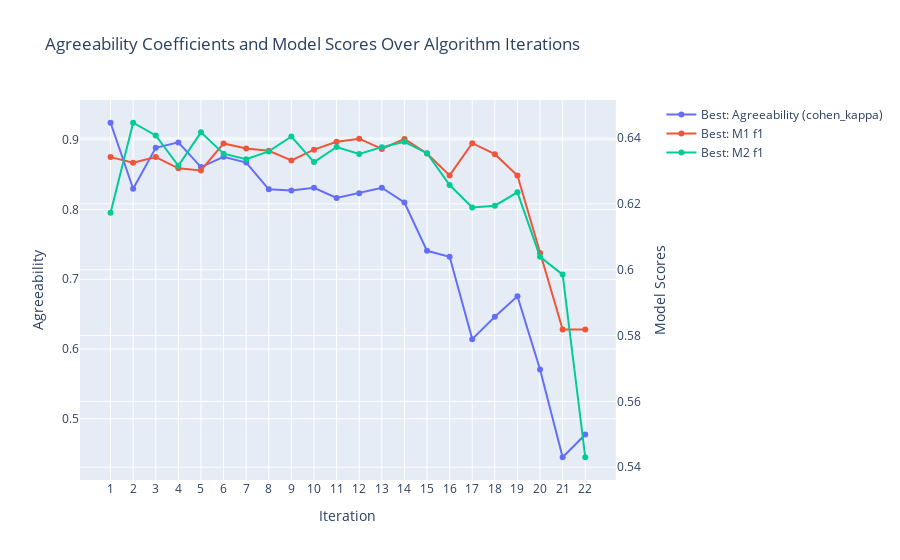

The cell this chart's notebook holds for it:
### Code cell
seeker_2.plot_from_results()

### Figure 1 — Plotly figure (JSON) as saved in the notebook; plotly's stock layout.template omitted (floating-point values rounded to 4 significant figures)
{"data": [{"hoverinfo": "text", "hovertext": ["<br> Best: Agreeability (cohen_kappa): <br> 0.9245 <br> All: Mean Agreeability (cohen_kappa): <br> 0.9245 <br> All: Agreeability St. Dev.: <br> 0.0000", "<br> Best: Agreeability (cohen_kappa): <br> 0.8298 <br> All: Mean Agreeability (cohen_kappa): <br> 0.8640 <br> All: Agreeability St. Dev.: <br> 0.0356", "<br> Best: Agreeability (cohen_kappa): <br> 0.8886 <br> All: Mean Agreeability (cohen_kappa): <br> 0.8752 <br> All: Agreeability St. Dev.: <br> 0.0462", "<br> Best: Agreeability (cohen_kappa): <br> 0.8963 <br> All: Mean Agreeability (cohen_kappa): <br> 0.8443 <br> All: Agreeability St. Dev.: <br> 0.0429", "<br> Best: Agreeability (cohen_kappa): <br> 0.8609 <br> All: Mean Agreeability (cohen_kappa): <br> 0.8402 <br> All: Agreeability St. Dev.: <br> 0.0372", "<br> Best: Agreeability (cohen_kappa): <br> 0.8757 <br> All: Mean Agreeability (cohen_kappa): <br> 0.8333 <br> All: Agreeability St. Dev.: <br> 0.0394", "<br> Best: Agreeability (cohen_kappa): <br> 0.8675 <br> All: Mean Agreeability (cohen_kappa): <br> 0.8331 <br> All: Agreeability St. Dev.: <br> 0.0372", "<br> Best: Agreeability (cohen_kappa): <br> 0.8290 <br> All: Mean Agreeability (cohen_kappa): <br> 0.8200 <br> All: Agreeability St. Dev.: <br> 0.0409", "<br> Best: Agreeability (cohen_kappa): <br> 0.8275 <br> All: Mean Agreeability (cohen_kappa): <br> 0.8075 <br> All: Agreeability St. Dev.: <br> 0.0417", "<br> Best: Agreeability (cohen_kappa): <br> 0.8313 <br> All: Mean Agreeability (cohen_kappa): <br> 0.8193 <br> All: Agreeability St. Dev.: <br> 0.0417", "<br> Best: Agreeability (cohen_kappa): <br> 0.8166 <br> All: Mean Agreeability (cohen_kappa): <br> 0.8087 <br> All: Agreeability St. Dev.: <br> 0.0350", "<br> Best: Agreeability (cohen_kappa): <br> 0.8235 <br> All: Mean Agreeability (cohen_kappa): <br> 0.7955 <br> All: Agreeability St. Dev.: <br> 0.0487", "<br> Best: Agreeability (cohen_kappa): <br> 0.8313 <br> All: Mean Agreeability (cohen_kappa): <br> 0.7970 <br> All: Agreeability St. Dev.: <br> 0.0538", "<br> Best: Agreeability (cohen_kappa): <br> 0.8101 <br> All: Mean Agreeability (cohen_kappa): <br> 0.7886 <br> All: Agreeability St. Dev.: <br> 0.0443", "<br> Best: Agreeability (cohen_kappa): <br> 0.7408 <br> All: Mean Agreeability (cohen_kappa): <br> 0.7771 <br> All: Agreeability St. Dev.: <br> 0.0491", "<br> Best: Agreeability (cohen_kappa): <br> 0.7323 <br> All: Mean Agreeability (cohen_kappa): <br> 0.7235 <br> All: Agreeability St. Dev.: <br> 0.0484", "<br> Best: Agreeability (cohen_kappa): <br> 0.6142 <br> All: Mean Agreeability (cohen_kappa): <br> 0.6981 <br> All: Agreeability St. Dev.: <br> 0.0393", "<br> Best: Agreeability (cohen_kappa): <br> 0.6463 <br> All: Mean Agreeability (cohen_kappa): <br> 0.5941 <br> All: Agreeability St. Dev.: <br> 0.0410", "<br> Best: Agreeability (cohen_kappa): <br> 0.6756 <br> All: Mean Agreeability (cohen_kappa): <br> 0.5779 <br> All: Agreeability St. Dev.: <br> 0.0870", "<br> Best: Agreeability (cohen_kappa): <br> 0.5705 <br> All: Mean Agreeability (cohen_kappa): <br> 0.5729 <br> All: Agreeability St. Dev.: <br> 0.0250", "<br> Best: Agreeability (cohen_kappa): <br> 0.4447 <br> All: Mean Agreeability (cohen_kappa): <br> 0.3898 <br> All: Agreeability St. Dev.: <br> 0.1119", "<br> Best: Agreeability (cohen_kappa): <br> 0.4773 <br> All: Mean Agreeability (cohen_kappa): <br> 0.0893 <br> All: Agreeability St. Dev.: <br> 0.3880"], "mode": "lines+markers", "name": "Best: Agreeability (cohen_kappa)", "type": "scatter", "x": [1, 2, 3, 4, 5, 6, 7, 8, 9, 10, 11, 12, 13, 14, 15, 16, 17, 18, 19, 20, 21, 22], "xaxis": "x", "y": [0.9245, 0.8298, 0.8886, 0.8963, 0.8609, 0.8757, 0.8675, 0.829, 0.8275, 0.8313, 0.8166, 0.8235, 0.8313, 0.8101, 0.7408, 0.7323, 0.6142, 0.6463, 0.6756, 0.5705, 0.4447, 0.4773], "yaxis": "y"}, {"hoverinfo": "text", "hovertext": ["<br> Best: M1 f1: <br> 0.6342 <br> Best: M1 Included Features: <br> Latitude, Longitude, TenureMonths, MonthlyCharges, TotalCharges, CLTV, Gender, SeniorCitizen, Partner, Dependents, PhoneService, PaperlessBilling, MultipleLines_No_phone_service, MultipleLines_Yes, InternetService_Fiber_optic, InternetService_No, OnlineSecurity_No_internet_service, OnlineSecurity_Yes, OnlineBackup_No_internet_service, OnlineBackup_Yes, DeviceProtection_No_internet_service, DeviceProtection_Yes, TechSupport_No_internet_service, TechSupport_Yes, StreamingTV_No_internet_service, StreamingTV_Yes, StreamingMovies_No_internet_service, StreamingMovies_Yes, Contract_One_year, Contract_Two_year, PaymentMethod_Credit_card_(automatic), PaymentMethod_Electronic_check, PaymentMethod_Mailed_check <br> All: M1 Mean f1: <br> 0.6342 <br> All: M1 STD f1: <br> 0.0000", "<br> Best: M1 f1: <br> 0.6325 <br> Best: M1 Included Features: <br> Latitude, TenureMonths, MonthlyCharges, TotalCharges, CLTV, Gender, SeniorCitizen, Partner, Dependents, PhoneService, PaperlessBilling, MultipleLines_No_phone_service, MultipleLines_Yes, InternetService_Fiber_optic, InternetService_No, OnlineSecurity_No_internet_service, OnlineSecurity_Yes, OnlineBackup_No_internet_service, OnlineBackup_Yes, DeviceProtection_No_internet_service, DeviceProtection_Yes, TechSupport_No_internet_service, TechSupport_Yes, StreamingTV_No_internet_service, StreamingTV_Yes, StreamingMovies_No_internet_service, StreamingMovies_Yes, Contract_One_year, Contract_Two_year, PaymentMethod_Credit_card_(automatic), PaymentMethod_Electronic_check, PaymentMethod_Mailed_check <br> All: M1 Mean f1: <br> 0.6223 <br> All: M1 STD f1: <br> 0.0065", "<br> Best: M1 f1: <br> 0.6342 <br> Best: M1 Included Features: <br> Latitude, TenureMonths, MonthlyCharges, TotalCharges, CLTV, Gender, SeniorCitizen, Dependents, PhoneService, PaperlessBilling, MultipleLines_No_phone_service, MultipleLines_Yes, InternetService_Fiber_optic, InternetService_No, OnlineSecurity_No_internet_service, OnlineSecurity_Yes, OnlineBackup_No_internet_service, OnlineBackup_Yes, DeviceProtection_No_internet_service, DeviceProtection_Yes, TechSupport_No_internet_service, TechSupport_Yes, StreamingTV_No_internet_service, StreamingTV_Yes, StreamingMovies_No_internet_service, StreamingMovies_Yes, Contract_One_year, Contract_Two_year, PaymentMethod_Credit_card_(automatic), PaymentMethod_Electronic_check, PaymentMethod_Mailed_check <br> All: M1 Mean f1: <br> 0.6214 <br> All: M1 STD f1: <br> 0.0065", "<br> Best: M1 f1: <br> 0.6308 <br> Best: M1 Included Features: <br> TenureMonths, MonthlyCharges, TotalCharges, CLTV, Gender, SeniorCitizen, Dependents, PhoneService, PaperlessBilling, MultipleLines_No_phone_service, MultipleLines_Yes, InternetService_Fiber_optic, InternetService_No, OnlineSecurity_No_internet_service, OnlineSecurity_Yes, OnlineBackup_No_internet_service, OnlineBackup_Yes, DeviceProtection_No_internet_service, DeviceProtection_Yes, TechSupport_No_internet_service, TechSupport_Yes, StreamingTV_No_internet_service, StreamingTV_Yes, StreamingMovies_No_internet_service, StreamingMovies_Yes, Contract_One_year, Contract_Two_year, PaymentMethod_Credit_card_(automatic), PaymentMethod_Electronic_check, PaymentMethod_Mailed_check <br> All: M1 Mean f1: <br> 0.6202 <br> All: M1 STD f1: <br> 0.0077", "<br> Best: M1 f1: <br> 0.6302 <br> Best: M1 Included Features: <br> TenureMonths, TotalCharges, CLTV, Gender, SeniorCitizen, Dependents, PhoneService, PaperlessBilling, MultipleLines_No_phone_service, MultipleLines_Yes, InternetService_Fiber_optic, InternetService_No, OnlineSecurity_No_internet_service, OnlineSecurity_Yes, OnlineBackup_No_internet_service, OnlineBackup_Yes, DeviceProtection_No_internet_service, DeviceProtection_Yes, TechSupport_No_internet_service, TechSupport_Yes, StreamingTV_No_internet_service, StreamingTV_Yes, StreamingMovies_No_internet_service, StreamingMovies_Yes, Contract_One_year, Contract_Two_year, PaymentMethod_Credit_card_(automatic), PaymentMethod_Electronic_check, PaymentMethod_Mailed_check <br> All: M1 Mean f1: <br> 0.6205 <br> All: M1 STD f1: <br> 0.0070", "<br> Best: M1 f1: <br> 0.6383 <br> Best: M1 Included Features: <br> TenureMonths, TotalCharges, CLTV, Gender, SeniorCitizen, Dependents, PhoneService, PaperlessBilling, MultipleLines_No_phone_service, MultipleLines_Yes, InternetService_Fiber_optic, InternetService_No, OnlineSecurity_No_internet_service, OnlineSecurity_Yes, DeviceProtection_No_internet_service, DeviceProtection_Yes, TechSupport_No_internet_service, TechSupport_Yes, StreamingTV_No_internet_service, StreamingTV_Yes, StreamingMovies_No_internet_service, StreamingMovies_Yes, Contract_One_year, Contract_Two_year, PaymentMethod_Credit_card_(automatic), PaymentMethod_Electronic_check, PaymentMethod_Mailed_check <br> All: M1 Mean f1: <br> 0.6214 <br> All: M1 STD f1: <br> 0.0114", "<br> Best: M1 f1: <br> 0.6368 <br> Best: M1 Included Features: <br> TenureMonths, TotalCharges, CLTV, Gender, SeniorCitizen, Dependents, PhoneService, PaperlessBilling, MultipleLines_No_phone_service, MultipleLines_Yes, InternetService_Fiber_optic, InternetService_No, OnlineSecurity_No_internet_service, OnlineSecurity_Yes, DeviceProtection_No_internet_service, DeviceProtection_Yes, TechSupport_No_internet_service, TechSupport_Yes, StreamingMovies_No_internet_service, StreamingMovies_Yes, Contract_One_year, Contract_Two_year, PaymentMethod_Credit_card_(automatic), PaymentMethod_Electronic_check, PaymentMethod_Mailed_check <br> All: M1 Mean f1: <br> 0.6269 <br> All: M1 STD f1: <br> 0.0071", "<br> Best: M1 f1: <br> 0.6361 <br> Best: M1 Included Features: <br> TenureMonths, TotalCharges, CLTV, Gender, SeniorCitizen, Dependents, PhoneService, PaperlessBilling, InternetService_Fiber_optic, InternetService_No, OnlineSecurity_No_internet_service, OnlineSecurity_Yes, DeviceProtection_No_internet_service, DeviceProtection_Yes, TechSupport_No_internet_service, TechSupport_Yes, StreamingMovies_No_internet_service, StreamingMovies_Yes, Contract_One_year, Contract_Two_year, PaymentMethod_Credit_card_(automatic), PaymentMethod_Electronic_check, PaymentMethod_Mailed_check <br> All: M1 Mean f1: <br> 0.6280 <br> All: M1 STD f1: <br> 0.0070", "<br> Best: M1 f1: <br> 0.6332 <br> Best: M1 Included Features: <br> TenureMonths, TotalCharges, CLTV, SeniorCitizen, Dependents, PhoneService, PaperlessBilling, InternetService_Fiber_optic, InternetService_No, OnlineSecurity_No_internet_service, OnlineSecurity_Yes, DeviceProtection_No_internet_service, DeviceProtection_Yes, TechSupport_No_internet_service, TechSupport_Yes, StreamingMovies_No_internet_service, StreamingMovies_Yes, Contract_One_year, Contract_Two_year, PaymentMethod_Credit_card_(automatic), PaymentMethod_Electronic_check, PaymentMethod_Mailed_check <br> All: M1 Mean f1: <br> 0.6257 <br> All: M1 STD f1: <br> 0.0076", "<br> Best: M1 f1: <br> 0.6365 <br> Best: M1 Included Features: <br> TenureMonths, TotalCharges, CLTV, SeniorCitizen, Dependents, PhoneService, PaperlessBilling, InternetService_Fiber_optic, InternetService_No, OnlineSecurity_No_internet_service, OnlineSecurity_Yes, DeviceProtection_No_internet_service, DeviceProtection_Yes, TechSupport_No_internet_service, TechSupport_Yes, Contract_One_year, Contract_Two_year, PaymentMethod_Credit_card_(automatic), PaymentMethod_Electronic_check, PaymentMethod_Mailed_check <br> All: M1 Mean f1: <br> 0.6245 <br> All: M1 STD f1: <br> 0.0086", "<br> Best: M1 f1: <br> 0.6389 <br> Best: M1 Included Features: <br> TenureMonths, TotalCharges, CLTV, SeniorCitizen, Dependents, PhoneService, PaperlessBilling, OnlineSecurity_No_internet_service, OnlineSecurity_Yes, DeviceProtection_No_internet_service, DeviceProtection_Yes, TechSupport_No_internet_service, TechSupport_Yes, Contract_One_year, Contract_Two_year, PaymentMethod_Credit_card_(automatic), PaymentMethod_Electronic_check, PaymentMethod_Mailed_check <br> All: M1 Mean f1: <br> 0.6281 <br> All: M1 STD f1: <br> 0.0067", "<br> Best: M1 f1: <br> 0.6398 <br> Best: M1 Included Features: <br> TenureMonths, TotalCharges, CLTV, Dependents, PhoneService, PaperlessBilling, OnlineSecurity_No_internet_service, OnlineSecurity_Yes, DeviceProtection_No_internet_service, DeviceProtection_Yes, TechSupport_No_internet_service, TechSupport_Yes, Contract_One_year, Contract_Two_year, PaymentMethod_Credit_card_(automatic), PaymentMethod_Electronic_check, PaymentMethod_Mailed_check <br> All: M1 Mean f1: <br> 0.6251 <br> All: M1 STD f1: <br> 0.0093", "<br> Best: M1 f1: <br> 0.6367 <br> Best: M1 Included Features: <br> TenureMonths, TotalCharges, Dependents, PhoneService, PaperlessBilling, OnlineSecurity_No_internet_service, OnlineSecurity_Yes, DeviceProtection_No_internet_service, DeviceProtection_Yes, TechSupport_No_internet_service, TechSupport_Yes, Contract_One_year, Contract_Two_year, PaymentMethod_Credit_card_(automatic), PaymentMethod_Electronic_check, PaymentMethod_Mailed_check <br> All: M1 Mean f1: <br> 0.6253 <br> All: M1 STD f1: <br> 0.0080", "<br> Best: M1 f1: <br> 0.6397 <br> Best: M1 Included Features: <br> TenureMonths, TotalCharges, Dependents, PhoneService, OnlineSecurity_No_internet_service, OnlineSecurity_Yes, DeviceProtection_No_internet_service, DeviceProtection_Yes, TechSupport_No_internet_service, TechSupport_Yes, Contract_One_year, Contract_Two_year, PaymentMethod_Credit_card_(automatic), PaymentMethod_Electronic_check, PaymentMethod_Mailed_check <br> All: M1 Mean f1: <br> 0.6266 <br> All: M1 STD f1: <br> 0.0067", "<br> Best: M1 f1: <br> 0.6353 <br> Best: M1 Included Features: <br> TenureMonths, TotalCharges, Dependents, PhoneService, OnlineSecurity_No_internet_service, OnlineSecurity_Yes, TechSupport_No_internet_service, TechSupport_Yes, Contract_One_year, Contract_Two_year, PaymentMethod_Credit_card_(automatic), PaymentMethod_Electronic_check, PaymentMethod_Mailed_check <br> All: M1 Mean f1: <br> 0.6241 <br> All: M1 STD f1: <br> 0.0078", "<br> Best: M1 f1: <br> 0.6286 <br> Best: M1 Included Features: <br> TenureMonths, TotalCharges, Dependents, PhoneService, TechSupport_No_internet_service, TechSupport_Yes, Contract_One_year, Contract_Two_year, PaymentMethod_Credit_card_(automatic), PaymentMethod_Electronic_check, PaymentMethod_Mailed_check <br> All: M1 Mean f1: <br> 0.6178 <br> All: M1 STD f1: <br> 0.0082", "<br> Best: M1 f1: <br> 0.6384 <br> Best: M1 Included Features: <br> TenureMonths, TotalCharges, Dependents, PhoneService, Contract_One_year, Contract_Two_year, PaymentMethod_Credit_card_(automatic), PaymentMethod_Electronic_check, PaymentMethod_Mailed_check <br> All: M1 Mean f1: <br> 0.6190 <br> All: M1 STD f1: <br> 0.0104", "<br> Best: M1 f1: <br> 0.6351 <br> Best: M1 Included Features: <br> TenureMonths, TotalCharges, Dependents, Contract_One_year, Contract_Two_year, PaymentMethod_Credit_card_(automatic), PaymentMethod_Electronic_check, PaymentMethod_Mailed_check <br> All: M1 Mean f1: <br> 0.6110 <br> All: M1 STD f1: <br> 0.0185", "<br> Best: M1 f1: <br> 0.6286 <br> Best: M1 Included Features: <br> TenureMonths, TotalCharges, Contract_One_year, Contract_Two_year, PaymentMethod_Credit_card_(automatic), PaymentMethod_Electronic_check, PaymentMethod_Mailed_check <br> All: M1 Mean f1: <br> 0.6142 <br> All: M1 STD f1: <br> 0.0149", "<br> Best: M1 f1: <br> 0.6051 <br> Best: M1 Included Features: <br> TenureMonths, TotalCharges, Contract_One_year, Contract_Two_year <br> All: M1 Mean f1: <br> 0.5676 <br> All: M1 STD f1: <br> 0.0234", "<br> Best: M1 f1: <br> 0.5818 <br> Best: M1 Included Features: <br> TotalCharges, Contract_One_year, Contract_Two_year <br> All: M1 Mean f1: <br> 0.5771 <br> All: M1 STD f1: <br> 0.0067", "<br> Best: M1 f1: <br> 0.5818 <br> Best: M1 Included Features: <br> Contract_One_year, Contract_Two_year <br> All: M1 Mean f1: <br> 0.5180 <br> All: M1 STD f1: <br> 0.0638"], "mode": "lines+markers", "name": "Best: M1 f1", "type": "scatter", "x": [1, 2, 3, 4, 5, 6, 7, 8, 9, 10, 11, 12, 13, 14, 15, 16, 17, 18, 19, 20, 21, 22], "xaxis": "x", "y": [0.6342, 0.6325, 0.6342, 0.6308, 0.6302, 0.6383, 0.6368, 0.6361, 0.6332, 0.6365, 0.6389, 0.6398, 0.6367, 0.6397, 0.6353, 0.6286, 0.6384, 0.6351, 0.6286, 0.6051, 0.5818, 0.5818], "yaxis": "y2"}, {"hoverinfo": "text", "hovertext": ["<br> Best: M2 f1: <br> 0.6173 <br> Best: M2 Included Features: <br> Latitude, Longitude, TenureMonths, MonthlyCharges, TotalCharges, CLTV, Gender, SeniorCitizen, Partner, Dependents, PhoneService, PaperlessBilling, MultipleLines_No_phone_service, MultipleLines_Yes, InternetService_Fiber_optic, InternetService_No, OnlineSecurity_No_internet_service, OnlineSecurity_Yes, OnlineBackup_No_internet_service, OnlineBackup_Yes, DeviceProtection_No_internet_service, DeviceProtection_Yes, TechSupport_No_internet_service, TechSupport_Yes, StreamingTV_No_internet_service, StreamingTV_Yes, StreamingMovies_No_internet_service, StreamingMovies_Yes, Contract_One_year, Contract_Two_year, PaymentMethod_Credit_card_(automatic), PaymentMethod_Electronic_check, PaymentMethod_Mailed_check <br> All: M2 Mean f1: <br> 0.6173 <br> All: M2 STD f1: <br> 0.0000", "<br> Best: M2 f1: <br> 0.6446 <br> Best: M2 Included Features: <br> Latitude, Longitude, TenureMonths, MonthlyCharges, TotalCharges, CLTV, Gender, SeniorCitizen, Partner, Dependents, PaperlessBilling, MultipleLines_No_phone_service, MultipleLines_Yes, InternetService_Fiber_optic, InternetService_No, OnlineSecurity_No_internet_service, OnlineSecurity_Yes, OnlineBackup_No_internet_service, OnlineBackup_Yes, DeviceProtection_No_internet_service, DeviceProtection_Yes, TechSupport_No_internet_service, TechSupport_Yes, StreamingTV_No_internet_service, StreamingTV_Yes, StreamingMovies_No_internet_service, StreamingMovies_Yes, Contract_One_year, Contract_Two_year, PaymentMethod_Credit_card_(automatic), PaymentMethod_Electronic_check, PaymentMethod_Mailed_check <br> All: M2 Mean f1: <br> 0.6288 <br> All: M2 STD f1: <br> 0.0067", "<br> Best: M2 f1: <br> 0.6408 <br> Best: M2 Included Features: <br> Latitude, Longitude, TenureMonths, MonthlyCharges, CLTV, Gender, SeniorCitizen, Partner, Dependents, PaperlessBilling, MultipleLines_No_phone_service, MultipleLines_Yes, InternetService_Fiber_optic, InternetService_No, OnlineSecurity_No_internet_service, OnlineSecurity_Yes, OnlineBackup_No_internet_service, OnlineBackup_Yes, DeviceProtection_No_internet_service, DeviceProtection_Yes, TechSupport_No_internet_service, TechSupport_Yes, StreamingTV_No_internet_service, StreamingTV_Yes, StreamingMovies_No_internet_service, StreamingMovies_Yes, Contract_One_year, Contract_Two_year, PaymentMethod_Credit_card_(automatic), PaymentMethod_Electronic_check, PaymentMethod_Mailed_check <br> All: M2 Mean f1: <br> 0.6274 <br> All: M2 STD f1: <br> 0.0068", "<br> Best: M2 f1: <br> 0.6316 <br> Best: M2 Included Features: <br> Latitude, Longitude, TenureMonths, MonthlyCharges, CLTV, SeniorCitizen, Partner, Dependents, PaperlessBilling, MultipleLines_No_phone_service, MultipleLines_Yes, InternetService_Fiber_optic, InternetService_No, OnlineSecurity_No_internet_service, OnlineSecurity_Yes, OnlineBackup_No_internet_service, OnlineBackup_Yes, DeviceProtection_No_internet_service, DeviceProtection_Yes, TechSupport_No_internet_service, TechSupport_Yes, StreamingTV_No_internet_service, StreamingTV_Yes, StreamingMovies_No_internet_service, StreamingMovies_Yes, Contract_One_year, Contract_Two_year, PaymentMethod_Credit_card_(automatic), PaymentMethod_Electronic_check, PaymentMethod_Mailed_check <br> All: M2 Mean f1: <br> 0.6248 <br> All: M2 STD f1: <br> 0.0058", "<br> Best: M2 f1: <br> 0.6417 <br> Best: M2 Included Features: <br> Latitude, Longitude, TenureMonths, MonthlyCharges, CLTV, SeniorCitizen, Partner, Dependents, PaperlessBilling, MultipleLines_No_phone_service, MultipleLines_Yes, OnlineSecurity_No_internet_service, OnlineSecurity_Yes, OnlineBackup_No_internet_service, OnlineBackup_Yes, DeviceProtection_No_internet_service, DeviceProtection_Yes, TechSupport_No_internet_service, TechSupport_Yes, StreamingTV_No_internet_service, StreamingTV_Yes, StreamingMovies_No_internet_service, StreamingMovies_Yes, Contract_One_year, Contract_Two_year, PaymentMethod_Credit_card_(automatic), PaymentMethod_Electronic_check, PaymentMethod_Mailed_check <br> All: M2 Mean f1: <br> 0.6245 <br> All: M2 STD f1: <br> 0.0059", "<br> Best: M2 f1: <br> 0.6353 <br> Best: M2 Included Features: <br> Latitude, TenureMonths, MonthlyCharges, CLTV, SeniorCitizen, Partner, Dependents, PaperlessBilling, MultipleLines_No_phone_service, MultipleLines_Yes, OnlineSecurity_No_internet_service, OnlineSecurity_Yes, OnlineBackup_No_internet_service, OnlineBackup_Yes, DeviceProtection_No_internet_service, DeviceProtection_Yes, TechSupport_No_internet_service, TechSupport_Yes, StreamingTV_No_internet_service, StreamingTV_Yes, StreamingMovies_No_internet_service, StreamingMovies_Yes, Contract_One_year, Contract_Two_year, PaymentMethod_Credit_card_(automatic), PaymentMethod_Electronic_check, PaymentMethod_Mailed_check <br> All: M2 Mean f1: <br> 0.6252 <br> All: M2 STD f1: <br> 0.0063", "<br> Best: M2 f1: <br> 0.6336 <br> Best: M2 Included Features: <br> Latitude, TenureMonths, MonthlyCharges, CLTV, SeniorCitizen, Partner, Dependents, PaperlessBilling, MultipleLines_No_phone_service, MultipleLines_Yes, OnlineSecurity_No_internet_service, OnlineSecurity_Yes, OnlineBackup_No_internet_service, OnlineBackup_Yes, DeviceProtection_No_internet_service, DeviceProtection_Yes, TechSupport_No_internet_service, TechSupport_Yes, StreamingTV_No_internet_service, StreamingTV_Yes, Contract_One_year, Contract_Two_year, PaymentMethod_Credit_card_(automatic), PaymentMethod_Electronic_check, PaymentMethod_Mailed_check <br> All: M2 Mean f1: <br> 0.6253 <br> All: M2 STD f1: <br> 0.0060", "<br> Best: M2 f1: <br> 0.6359 <br> Best: M2 Included Features: <br> TenureMonths, MonthlyCharges, CLTV, SeniorCitizen, Partner, Dependents, PaperlessBilling, MultipleLines_No_phone_service, MultipleLines_Yes, OnlineSecurity_No_internet_service, OnlineSecurity_Yes, OnlineBackup_No_internet_service, OnlineBackup_Yes, DeviceProtection_No_internet_service, DeviceProtection_Yes, TechSupport_No_internet_service, TechSupport_Yes, StreamingTV_No_internet_service, StreamingTV_Yes, Contract_One_year, Contract_Two_year, PaymentMethod_Credit_card_(automatic), PaymentMethod_Electronic_check, PaymentMethod_Mailed_check <br> All: M2 Mean f1: <br> 0.6209 <br> All: M2 STD f1: <br> 0.0082", "<br> Best: M2 f1: <br> 0.6405 <br> Best: M2 Included Features: <br> TenureMonths, MonthlyCharges, CLTV, SeniorCitizen, Dependents, PaperlessBilling, MultipleLines_No_phone_service, MultipleLines_Yes, OnlineSecurity_No_internet_service, OnlineSecurity_Yes, OnlineBackup_No_internet_service, OnlineBackup_Yes, DeviceProtection_No_internet_service, DeviceProtection_Yes, TechSupport_No_internet_service, TechSupport_Yes, StreamingTV_No_internet_service, StreamingTV_Yes, Contract_One_year, Contract_Two_year, PaymentMethod_Credit_card_(automatic), PaymentMethod_Electronic_check, PaymentMethod_Mailed_check <br> All: M2 Mean f1: <br> 0.6217 <br> All: M2 STD f1: <br> 0.0092", "<br> Best: M2 f1: <br> 0.6327 <br> Best: M2 Included Features: <br> TenureMonths, MonthlyCharges, CLTV, Dependents, PaperlessBilling, MultipleLines_No_phone_service, MultipleLines_Yes, OnlineSecurity_No_internet_service, OnlineSecurity_Yes, OnlineBackup_No_internet_service, OnlineBackup_Yes, DeviceProtection_No_internet_service, DeviceProtection_Yes, TechSupport_No_internet_service, TechSupport_Yes, StreamingTV_No_internet_service, StreamingTV_Yes, Contract_One_year, Contract_Two_year, PaymentMethod_Credit_card_(automatic), PaymentMethod_Electronic_check, PaymentMethod_Mailed_check <br> All: M2 Mean f1: <br> 0.6232 <br> All: M2 STD f1: <br> 0.0057", "<br> Best: M2 f1: <br> 0.6373 <br> Best: M2 Included Features: <br> TenureMonths, MonthlyCharges, CLTV, Dependents, PaperlessBilling, MultipleLines_No_phone_service, MultipleLines_Yes, OnlineSecurity_No_internet_service, OnlineSecurity_Yes, OnlineBackup_No_internet_service, OnlineBackup_Yes, DeviceProtection_No_internet_service, DeviceProtection_Yes, TechSupport_No_internet_service, TechSupport_Yes, StreamingTV_No_internet_service, StreamingTV_Yes, Contract_One_year, Contract_Two_year <br> All: M2 Mean f1: <br> 0.6271 <br> All: M2 STD f1: <br> 0.0069", "<br> Best: M2 f1: <br> 0.6352 <br> Best: M2 Included Features: <br> TenureMonths, MonthlyCharges, CLTV, Dependents, PaperlessBilling, MultipleLines_No_phone_service, MultipleLines_Yes, OnlineSecurity_No_internet_service, OnlineSecurity_Yes, OnlineBackup_No_internet_service, OnlineBackup_Yes, TechSupport_No_internet_service, TechSupport_Yes, StreamingTV_No_internet_service, StreamingTV_Yes, Contract_One_year, Contract_Two_year <br> All: M2 Mean f1: <br> 0.6237 <br> All: M2 STD f1: <br> 0.0052", "<br> Best: M2 f1: <br> 0.6372 <br> Best: M2 Included Features: <br> TenureMonths, MonthlyCharges, Dependents, PaperlessBilling, MultipleLines_No_phone_service, MultipleLines_Yes, OnlineSecurity_No_internet_service, OnlineSecurity_Yes, OnlineBackup_No_internet_service, OnlineBackup_Yes, TechSupport_No_internet_service, TechSupport_Yes, StreamingTV_No_internet_service, StreamingTV_Yes, Contract_One_year, Contract_Two_year <br> All: M2 Mean f1: <br> 0.6259 <br> All: M2 STD f1: <br> 0.0085", "<br> Best: M2 f1: <br> 0.6389 <br> Best: M2 Included Features: <br> TenureMonths, MonthlyCharges, Dependents, PaperlessBilling, MultipleLines_No_phone_service, MultipleLines_Yes, OnlineSecurity_No_internet_service, OnlineSecurity_Yes, OnlineBackup_No_internet_service, OnlineBackup_Yes, TechSupport_No_internet_service, TechSupport_Yes, Contract_One_year, Contract_Two_year <br> All: M2 Mean f1: <br> 0.6230 <br> All: M2 STD f1: <br> 0.0079", "<br> Best: M2 f1: <br> 0.6354 <br> Best: M2 Included Features: <br> TenureMonths, MonthlyCharges, PaperlessBilling, MultipleLines_No_phone_service, MultipleLines_Yes, OnlineSecurity_No_internet_service, OnlineSecurity_Yes, OnlineBackup_No_internet_service, OnlineBackup_Yes, TechSupport_No_internet_service, TechSupport_Yes, Contract_One_year, Contract_Two_year <br> All: M2 Mean f1: <br> 0.6218 <br> All: M2 STD f1: <br> 0.0080", "<br> Best: M2 f1: <br> 0.6257 <br> Best: M2 Included Features: <br> TenureMonths, MonthlyCharges, PaperlessBilling, OnlineSecurity_No_internet_service, OnlineSecurity_Yes, OnlineBackup_No_internet_service, OnlineBackup_Yes, TechSupport_No_internet_service, TechSupport_Yes, Contract_One_year, Contract_Two_year <br> All: M2 Mean f1: <br> 0.6116 <br> All: M2 STD f1: <br> 0.0092", "<br> Best: M2 f1: <br> 0.6189 <br> Best: M2 Included Features: <br> TenureMonths, MonthlyCharges, OnlineSecurity_No_internet_service, OnlineSecurity_Yes, OnlineBackup_No_internet_service, OnlineBackup_Yes, TechSupport_No_internet_service, TechSupport_Yes, Contract_One_year, Contract_Two_year <br> All: M2 Mean f1: <br> 0.6078 <br> All: M2 STD f1: <br> 0.0088", "<br> Best: M2 f1: <br> 0.6194 <br> Best: M2 Included Features: <br> TenureMonths, MonthlyCharges, OnlineSecurity_No_internet_service, OnlineSecurity_Yes, TechSupport_No_internet_service, TechSupport_Yes, Contract_One_year, Contract_Two_year <br> All: M2 Mean f1: <br> 0.6019 <br> All: M2 STD f1: <br> 0.0124", "<br> Best: M2 f1: <br> 0.6235 <br> Best: M2 Included Features: <br> TenureMonths, MonthlyCharges, TechSupport_No_internet_service, TechSupport_Yes, Contract_One_year, Contract_Two_year <br> All: M2 Mean f1: <br> 0.6084 <br> All: M2 STD f1: <br> 0.0105", "<br> Best: M2 f1: <br> 0.6039 <br> Best: M2 Included Features: <br> TenureMonths, MonthlyCharges, TechSupport_No_internet_service, TechSupport_Yes <br> All: M2 Mean f1: <br> 0.5932 <br> All: M2 STD f1: <br> 0.0073", "<br> Best: M2 f1: <br> 0.5985 <br> Best: M2 Included Features: <br> TenureMonths, MonthlyCharges <br> All: M2 Mean f1: <br> 0.5713 <br> All: M2 STD f1: <br> 0.0242", "<br> Best: M2 f1: <br> 0.5430 <br> Best: M2 Included Features: <br> TenureMonths <br> All: M2 Mean f1: <br> 0.4266 <br> All: M2 STD f1: <br> 0.1164"], "mode": "lines+markers", "name": "Best: M2 f1", "type": "scatter", "x": [1, 2, 3, 4, 5, 6, 7, 8, 9, 10, 11, 12, 13, 14, 15, 16, 17, 18, 19, 20, 21, 22], "xaxis": "x", "y": [0.6173, 0.6446, 0.6408, 0.6316, 0.6417, 0.6353, 0.6336, 0.6359, 0.6405, 0.6327, 0.6373, 0.6352, 0.6372, 0.6389, 0.6354, 0.6257, 0.6189, 0.6194, 0.6235, 0.6039, 0.5985, 0.543], "yaxis": "y2"}], "layout": {"hovermode": "closest", "title": {"text": "Agreeability Coefficients and Model Scores Over Algorithm Iterations"}, "xaxis": {"anchor": "y", "domain": [0, 0.94], "title": {"text": "Iteration"}, "type": "category"}, "yaxis": {"anchor": "x", "domain": [0, 1], "title": {"text": "Agreeability"}}, "yaxis2": {"anchor": "x", "overlaying": "y", "side": "right", "title": {"text": "Model Scores"}}}}
